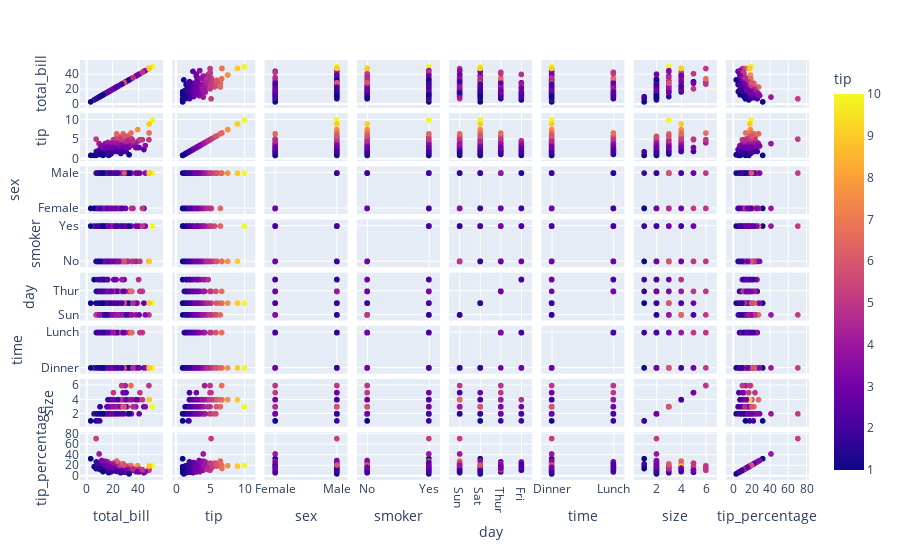

Notebook source saved alongside this figure:
### Code cell
import plotly.express as px
fig = px.scatter_matrix(tips, dimensions=tips.columns, color='tip')
fig.show()

### Figure 1 — Plotly figure (JSON) as saved in the notebook; plotly's stock layout.template omitted (floating-point values rounded to 4 significant figures; data arrays with more than 128 entries replaced by an {"elided": "..."} marker saying what was removed)
{"data": [{"dimensions": [{"axis": {"matches": true}, "label": "total_bill", "values": {"elided": "244 float values"}}, {"axis": {"matches": true}, "label": "tip", "values": {"elided": "244 float values"}}, {"axis": {"matches": true}, "label": "sex", "values": {"elided": "244 str values"}}, {"axis": {"matches": true}, "label": "smoker", "values": {"elided": "244 str values"}}, {"axis": {"matches": true}, "label": "day", "values": {"elided": "244 str values"}}, {"axis": {"matches": true}, "label": "time", "values": {"elided": "244 str values"}}, {"axis": {"matches": true}, "label": "size", "values": {"elided": "244 int values"}}, {"axis": {"matches": true}, "label": "tip_percentage", "values": {"elided": "244 float values"}}], "hovertemplate": "%{xaxis.title.text}=%{x}<br>%{yaxis.title.text}=%{y}<br>tip=%{marker.color}<extra></extra>", "legendgroup": "", "marker": {"color": {"elided": "244 float values"}, "coloraxis": "coloraxis", "symbol": "circle"}, "name": "", "showlegend": false, "type": "splom"}], "layout": {"coloraxis": {"colorbar": {"title": {"text": "tip"}}, "colorscale": [[0, "#0d0887"], [0.1111, "#46039f"], [0.2222, "#7201a8"], [0.3333, "#9c179e"], [0.4444, "#bd3786"], [0.5556, "#d8576b"], [0.6667, "#ed7953"], [0.7778, "#fb9f3a"], [0.8889, "#fdca26"], [1, "#f0f921"]]}, "dragmode": "select", "legend": {"tracegroupgap": 0}, "margin": {"t": 60}}}
